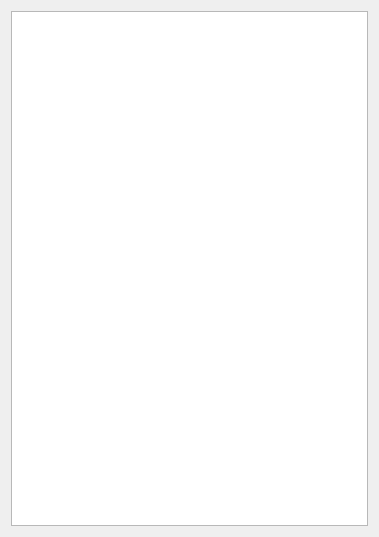
<?xml version="1.0" encoding="UTF-8"?>
<ui version="4.0">
 <class>TurbulenceWidget</class>
 <widget class="QWidget" name="TurbulenceWidget">
  <property name="geometry">
   <rect>
    <x>0</x>
    <y>0</y>
    <width>379</width>
    <height>537</height>
   </rect>
  </property>
  <property name="windowTitle">
   <string>Form</string>
  </property>
  <layout class="QGridLayout" name="gridLayout">
   <item row="0" column="0">
    <widget class="QTableWidget" name="tableWidget"/>
   </item>
  </layout>
 </widget>
 <resources/>
 <connections/>
</ui>
